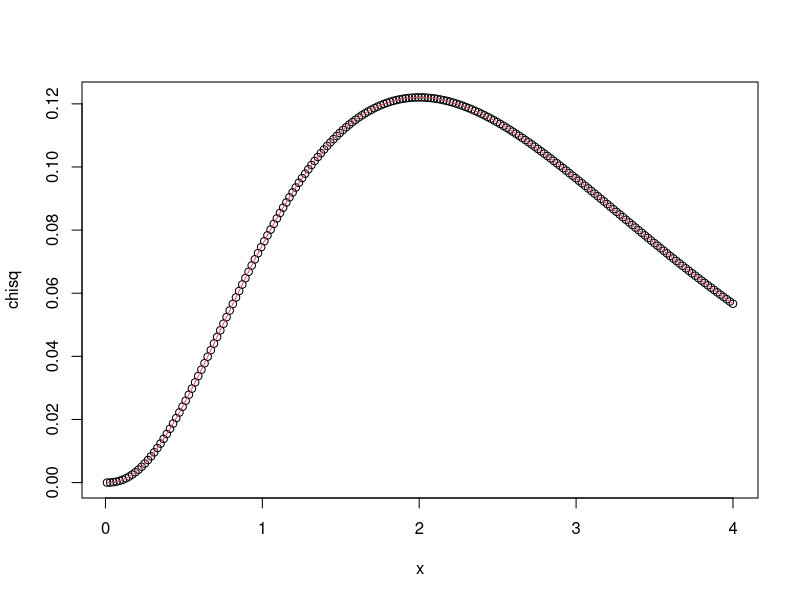

This chart was generated by the following R code:
dscinvchisq <- function(x,v,s2) {
    v2 <- v/2
    (x*v2)^v2 / gamma(v2) * exp(-v2*x/s2) / s2^(v2+1)
}

x <- seq(0.01,4,length=200)
n <- 5
s2 <- 2
chisq <- dchisq(n*x/s2,n+2)
scinvchisq <- dscinvchisq(x,n,s2)
scinvchisq <- scinvchisq/max(scinvchisq)*max(chisq)

plot(chisq ~ x)
lines(x, scinvchisq, col=2)
